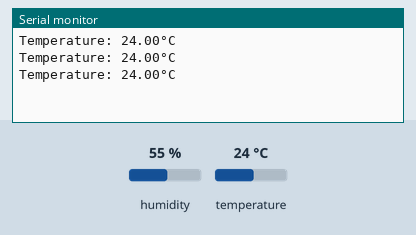
Recording of a sketch running on a simulated Arduino Uno, built with avr-gcc and run on an emulated ATmega328P. Parts: the last lines printed to the serial monitor. The test bench sets the inputs (shaded band); at power-on: temperature 24 °C, humidity 55 %.

Above: at 2.8 s.
2.9 s: temperature set to 12 °C
At 5.5 s:
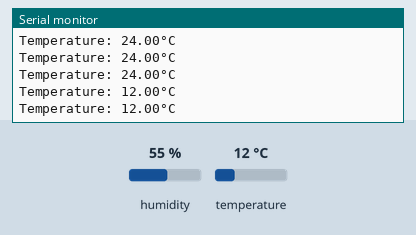
5.6 s: temperature set to 19 °C
At 6.5 s:
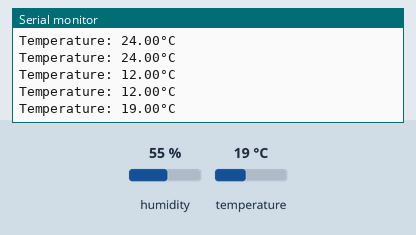
Timing chart, 0 to 8.6 s (numbered marks = the images above; inputs shaded):
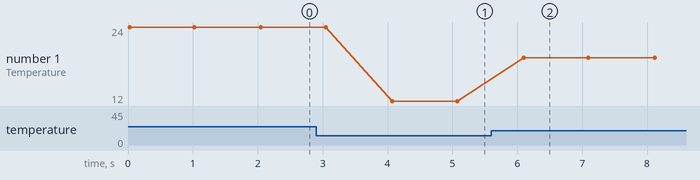

Measured:
- after the input at 2.9 s, the serial monitor: prints a new line after 1.2 s (image 1)
- after the input at 5.6 s, the serial monitor: prints a new line after 0.50 s (image 2)
- plotted number 1: 24 → 12 after the input at 2.9 s, 12 → 19 after the input at 5.6 s

The sketch:

HW3_1.ino
```cpp
#define DCM1 11
#include "DHT.h"
#define TEMPIN 9
DHT dht(TEMPIN, DHT11);

void setup() {
  Serial.begin(9600);
  pinMode(DCM1, OUTPUT);
  analogWrite(DCM1, 0);
  dht.begin();
}

void loop() {
  float tem = dht.readTemperature();
  Serial.println(String("Temperature: ") + String(tem) + "°C");
  if (tem >= 25) {
    analogWrite(DCM1, 255);
  } else {
    analogWrite(DCM1, 0);
  }
  delay(1000);
}
```
